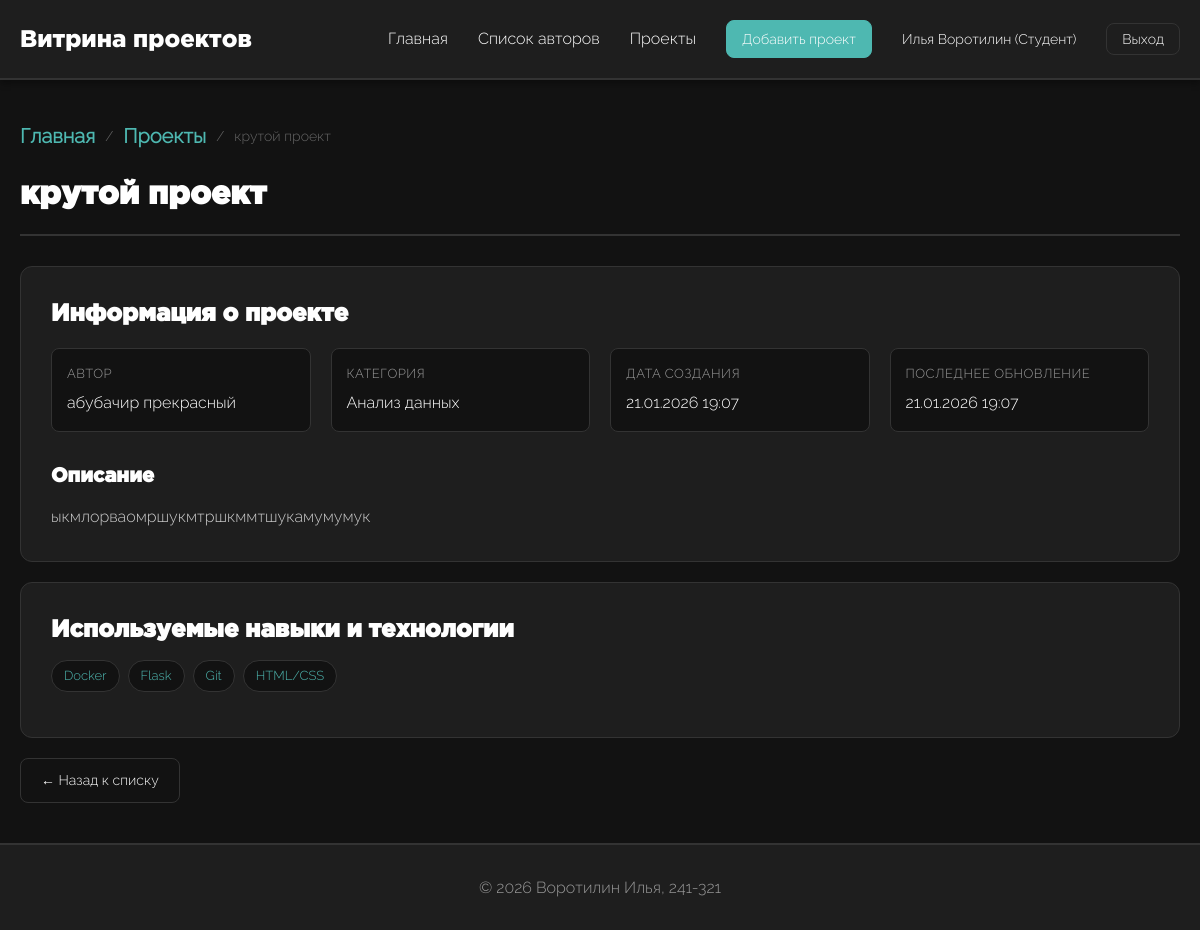
The page /projects/9/ (signed in) on the database its author committed.
### portfolio/models.py (models this page shows, shortened)
class User(AbstractUser):
    ROLE_CHOICES = [
        ('student', 'Студент'),
        ('teacher', 'Преподаватель'),
        ('admin', 'Администратор'),
    ]
    role = models.CharField(
        max_length=20,
        choices=ROLE_CHOICES,
        default='student',
        verbose_name='Роль'
    )
    photo = models.ImageField(
        upload_to='users/photos/%Y/%m/%d/',
        null=True,
        blank=True,
        verbose_name='Фотография профиля',
        validators=[FileExtensionValidator(allowed_extensions=['jpg', 'jpeg', 'png'])]
    )
    class Meta:
        verbose_name = 'Пользователь'
        verbose_name_plural = 'Пользователи'
        ordering = ['-date_joined']

class Project(models.Model):
    user = models.ForeignKey(
        User,
        on_delete=models.CASCADE,
        related_name='projects',
        verbose_name='Автор проекта'
    )
    category = models.ForeignKey(
        Category,
        on_delete=models.SET_NULL,
        null=True,
        blank=True,
        related_name='projects',
        verbose_name='Категория'
    )
    title = models.CharField(
        max_length=255,
        verbose_name='Название проекта'
    )
    description = models.TextField(
        blank=True,
        verbose_name='Описание проекта'
    )
    cover_image = models.ImageField(
        upload_to='projects/covers/%Y/%m/%d/',
        null=True,
        blank=True,
        verbose_name='Обложка проекта',
        validators=[FileExtensionValidator(allowed_extensions=['jpg', 'jpeg', 'png'])]
    )
    skills = models.ManyToManyField(
        Skill,
        through='ProjectSkill',
        related_name='projects',
        verbose_name='Навыки'
    )
    created_at = models.DateTimeField(
        auto_now_add=True,
        verbose_name='Дата создания'
    )
    updated_at = models.DateTimeField(
        auto_now=True,
        verbose_name='Дата изменения'
    )
    history = HistoricalRecords()
    class Meta:
        verbose_name = 'Проект'
        verbose_name_plural = 'Проекты'
        ordering = ['-created_at']
        indexes = [
            models.Index(fields=['-created_at']),
            models.Index(fields=['user', '-created_at']),
        ]
    def get_skills_count(self):
        return self.skills.count()
    get_skills_count.short_description = 'Количество навыков'

class Category(models.Model):
    name = models.CharField(
        max_length=100,
        unique=True,
        verbose_name='Название категории'
    )
    created_at = models.DateTimeField(
        auto_now_add=True,
        verbose_name='Дата создания'
    )
    created_by = models.ForeignKey(
        User,
        on_delete=models.SET_NULL,
        null=True,
        blank=True,
        related_name='created_categories',
        verbose_name='Создал'
    )
    class Meta:
        verbose_name = 'Категория проекта'
        verbose_name_plural = 'Категории проектов'
        ordering = ['name']

class Skill(models.Model):
    name = models.CharField(
        max_length=100,
        unique=True,
        verbose_name='Название навыка'
    )
    created_at = models.DateTimeField(
        auto_now_add=True,
        verbose_name='Дата создания'
    )
    created_by = models.ForeignKey(
        User,
        on_delete=models.SET_NULL,
        null=True,
        blank=True,
        related_name='created_skills',
        verbose_name='Создал'
    )
    class Meta:
        verbose_name = 'Навык'
        verbose_name_plural = 'Навыки'
        ordering = ['name']

### portfolio/views.py (the view)
# urls.py: path('projects/<int:pk>/', views.ProjectDetailView.as_view(), name='project_detail'),
class ProjectDetailView(DetailView):
    model = Project
    template_name = 'portfolio/project_detail.html'
    context_object_name = 'project'

### portfolio/templates/portfolio/project_detail.html (shortened to what this page needs)
{% extends 'portfolio/base.html' %}
{% block content %}
<div class="breadcrumb">
    <a href="{% url 'portfolio:index' %}">Главная</a>
    <span>/</span>
    <a href="{% url 'portfolio:project_list' %}">Проекты</a>
    <span>/</span>
    <span>{{ project.title }}</span>
</div>
<div class="page-header">
    <h1>{{ project.title }}</h1>
</div>
<div class="detail-section">
    <h2>Информация о проекте</h2>
    <div class="info-grid">
        <div class="info-item">
            <div class="info-label">Автор</div>
            <div class="info-value">{{ project.user.get_full_name }}</div>
        </div>
        <div class="info-item">
            <div class="info-label">Категория</div>
            <div class="info-value">{{ project.category.name }}</div>
        </div>
        <div class="info-item">
            <div class="info-label">Дата создания</div>
            <div class="info-value">{{ project.created_at|date:"d.m.Y H:i" }}</div>
        </div>
        <div class="info-item">
            <div class="info-label">Последнее обновление</div>
            <div class="info-value">{{ project.updated_at|date:"d.m.Y H:i" }}</div>
        </div>
    </div>
    <div style="margin-top: 3rem;">
        <h3>Описание</h3>
        <p style="color: #ccc; line-height: 1.8; margin-top: 1rem;">{{ project.description }}</p>
    </div>
</div>
<div class="detail-section">
    <h2>Используемые навыки и технологии</h2>
    {% if project.skills.all %}
        <div class="skills-list" style="margin-top: 1.5rem;">
            {% for skill in project.skills.all %}
                <span class="skill-tag">{{ skill.name }}</span>
            {% endfor %}
        </div>
    {% else %}
        <p style="color: #999; margin-top: 1rem;">Навыки не указаны</p>
    {% endif %}
</div>
<div class="actions">
    <a href="{% url 'portfolio:project_list' %}" class="btn btn-secondary">← Назад к списку</a>
</div>
{% endblock %}

### portfolio/templates/portfolio/base.html (shortened to what this page needs)
{% load static %}
<!DOCTYPE html>
<html lang="ru">
<head>
    <link rel="stylesheet" href="{% static 'portfolio/css/style.css' %}?v=2">
</head>
<body>
    <header>
        <div class="header-container">
            <a href="{% url 'portfolio:index' %}" class="logo">Витрина проектов</a>
            <nav>
                <ul>
                    <li><a href="{% url 'portfolio:index' %}">Главная</a></li>
                    <a href="{% url 'portfolio:author_list' %}">Список авторов</a>
                    <li><a href="{% url 'portfolio:project_list' %}">Проекты</a></li>
                    {% if user.is_authenticated %}
                        <li><a href="{% url 'portfolio:project_create' %}" class="btn btn-small">Добавить проект</a></li>
                        <li><span class="user-info">{{ user.get_full_name }} ({{ user.get_role_display }})</span></li>
                        <li><button class="btn btn-small btn-secondary" id="logoutBtn">Выход</button></li>
                    {% else %}
                        <li><button class="btn btn-small btn-secondary" id="loginBtn">Вход</button></li>
                        <li><button class="btn btn-small" id="registerBtn">Регистрация</button></li>
                    {% endif %}
                </ul>
            </nav>
        </div>
    </header>
    <main>
        {% block content %}{% endblock %}
    </main>
    <footer>
        <p>&copy; 2026 Воротилин Илья, 241-321</p>
    </footer>
</body>
</html>

### portfolio/static/portfolio/css/style.css (style rules this page uses)
:root { --background-color: #121212; --default-color: #ffffff; --accent-color: #4eb8b1; --card-background: #1e1e1e; --border-color: #333333; --error-color: #cc4444; --success-color: #22aa55; font-size: 62.5%; }
* { box-sizing: border-box; margin: 0; padding: 0; }
body { font-family: "Raleway", sans-serif; background-color: var(--background-color); color: var(--default-color); font-size: 1.6rem; line-height: 1.6; min-height: 100vh; display: flex; flex-direction: column; }
h1, h2, h3, h4, h5, h6 { font-family: "Gotham", sans-serif; font-weight: 600; line-height: 1.3; margin-bottom: 1.5rem; color: var(--default-color); }
h1 { font-size: 3.2rem; }
h2 { font-size: 2.4rem; }
h3 { font-size: 2rem; }
a { font-family: "Raleway", sans-serif; font-weight: 600; font-size: 2rem; color: var(--default-color); text-decoration: none; transition: color 0.4s ease; }
header { background-color: var(--card-background); border-bottom: 2px solid var(--border-color); padding: 2rem 0; position: sticky; top: 0; z-index: 100; box-shadow: 0 4px 6px rgba(0, 0, 0, 0.3); }
.header-container { max-width: 1200px; margin: 0 auto; padding: 0 2rem; display: flex; justify-content: space-between; align-items: center; }
.logo { font-family: "Gotham"; font-size: 2.4rem; font-weight: 500; color: var(--default-color); text-decoration: none; }
nav ul { list-style: none; display: flex; gap: 3rem; align-items: center; }
nav a { font-size: 1.6rem; font-weight: 500; padding: 0.5rem 0; }
main { flex: 1; max-width: 1200px; width: 100%; margin: 0 auto; padding: 4rem 2rem; }
.skills-list { display: flex; flex-wrap: wrap; gap: 0.8rem; margin-bottom: 1.5rem; }
.skill-tag { background-color: var(--background-color); border: 1px solid var(--border-color); padding: 0.5rem 1.2rem; border-radius: 20px; font-size: 1.3rem; color: var(--accent-color); transition: all 0.3s ease; }
.actions { display: flex; gap: 1rem; margin-top: auto; }
.btn { background-color: var(--accent-color); color: var(--default-color); border: 1px solid var(--accent-color); padding: 1rem 2rem; border-radius: 8px; font-size: 1.4rem; font-family: "Raleway", sans-serif; font-weight: 400; cursor: pointer; transition: all 0.3s ease; text-decoration: none; display: inline-flex; align-items: center; justify-content: center; gap: 0.5rem; }
.btn-secondary { background-color: transparent; border: 1px solid var(--border-color); color: var(--default-color); }
.btn-small { padding: 0.7rem 1.5rem; font-size: 1.4rem; }
.page-header { display: flex; justify-content: space-between; align-items: center; margin-bottom: 3rem; padding-bottom: 2rem; border-bottom: 2px solid var(--border-color); }
.page-header h1 { margin-bottom: 0; }
.detail-section { background-color: var(--card-background); border: 1px solid var(--border-color); border-radius: 12px; padding: 3rem; margin-bottom: 2rem; }
.info-grid { display: grid; grid-template-columns: repeat(auto-fit, minmax(250px, 1fr)); gap: 2rem; margin: 2rem 0; }
.info-item { padding: 1.5rem; background-color: var(--background-color); border-radius: 8px; border: 1px solid var(--border-color); }
.info-label { font-size: 1.3rem; color: #999; margin-bottom: 0.5rem; text-transform: uppercase; letter-spacing: 0.5px; }
.info-value { font-size: 1.6rem; color: var(--default-color); font-weight: 500; }
footer { background-color: var(--card-background); border-top: 2px solid var(--border-color); padding: 3rem 0; margin-top: auto; text-align: center; color: #999; }
.breadcrumb { display: flex; gap: 1rem; align-items: center; margin-bottom: 2rem; font-size: 1.4rem; color: #999; }
.breadcrumb a { color: var(--accent-color); }
.breadcrumb span { color: #666; }
.user-info { color: var(--default-color); font-size: 1.4rem; display: flex; align-items: center; padding: 0.5rem 0; }

### rows shown on the page
User: get_full_name "Илья Воротилин", role "Студент"
Project: title "крутой проект", user.get_full_name "абубачир прекрасный", category.name "Анализ данных", created_at "21.01.2026 19:07", updated_at "21.01.2026 19:07", description "ыкмлорваомршукмтршкммтшукамумумук"
Skill: name "Docker"
Skill: name "Flask"
Skill: name "Git"
Skill: name "HTML/CSS"
